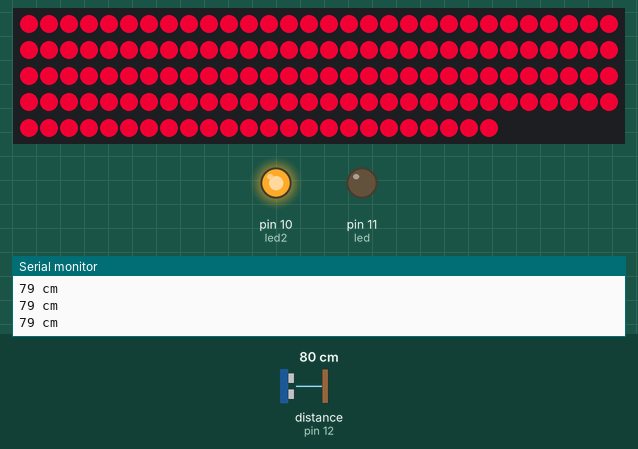
A sketch run on a simulated Arduino Uno, built with avr-gcc and run on an emulated ATmega328P. Parts: 144 RGB LEDs in strip order, left to right, continuing on the next row, output pins drawn as LEDs (lit = HIGH), the last lines printed to the serial monitor. Wiring (inferred from the names in the program): ultrasonic range finder: trigger pin 13; echo pin 12. The inputs (shaded band) are chosen by the test bench; at power-on: distance to the obstacle (sensor on pin 12) 80 cm. The echo pulse lasts 58.3 µs per cm; dim RGB values are drawn brighter than linear; pins used as bus, display or sensor lines are not drawn.

Above: at 1.2 s.
1.3 s: distance to the obstacle (sensor on pin 12) set to 2 cm
At 2.3 s:
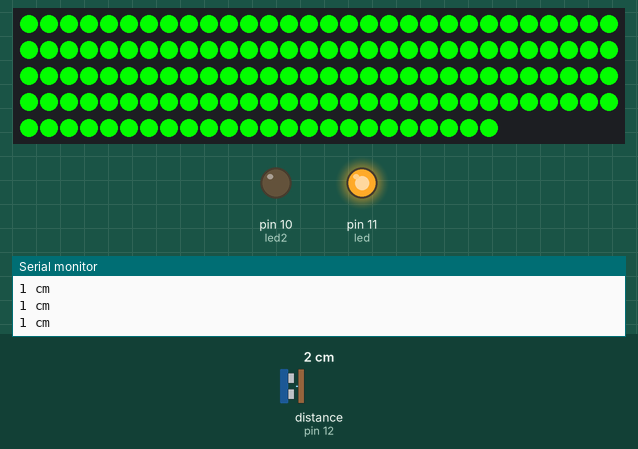
2.8 s: distance to the obstacle (sensor on pin 12) set to 250 cm
At 3.5 s:
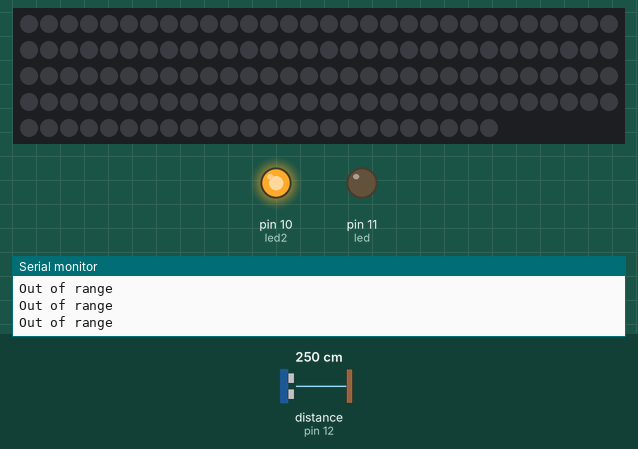
4.4 s: distance to the obstacle (sensor on pin 12) set to 167 cm
At 4.54 s:
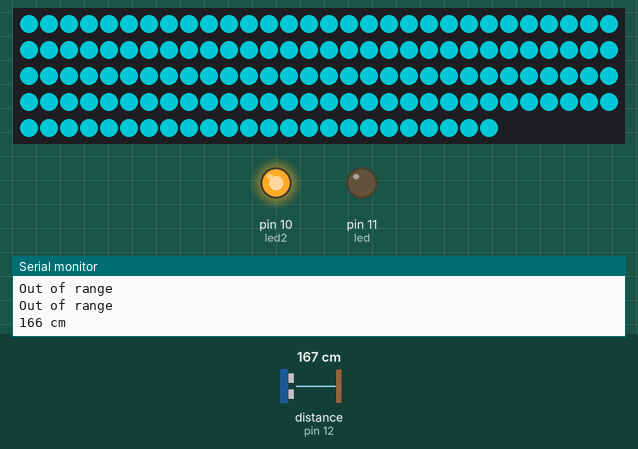
6.4 s: distance to the obstacle (sensor on pin 12) set to 35 cm
At 7.1 s:
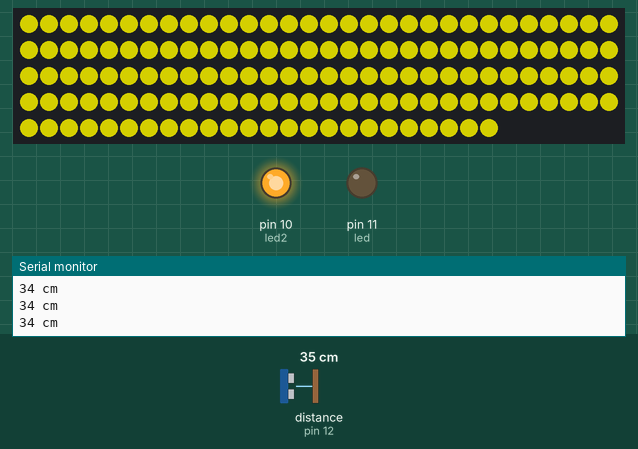
7.9 s: distance to the obstacle (sensor on pin 12) set to 120 cm
At 8.8 s:
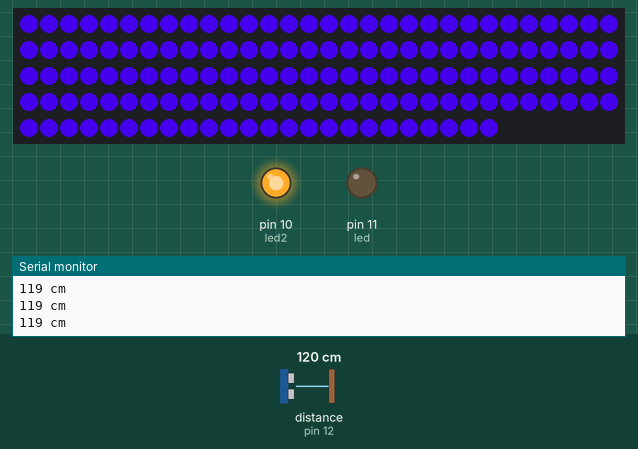
9.4 s: distance to the obstacle (sensor on pin 12) set to 173 cm
At 10.9 s:
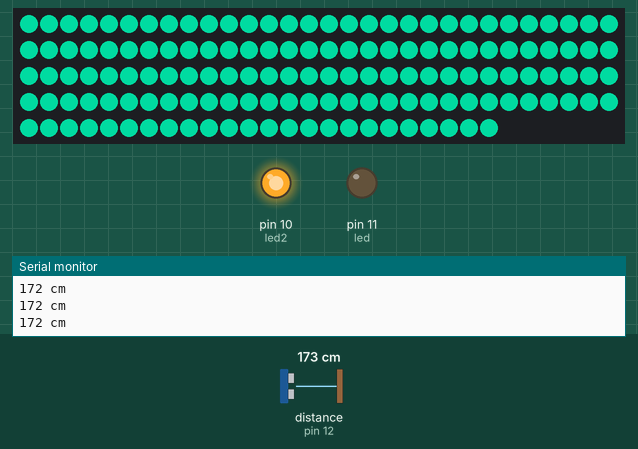
Timing chart, 0 to 12.0 s (numbered marks = the images above; inputs shaded):
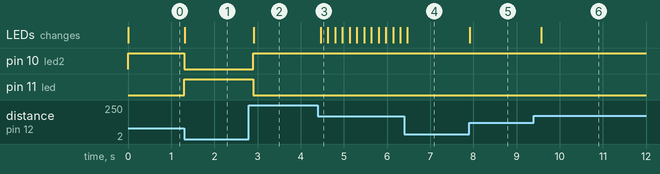

The sketch:

distanceSensor.ino
```cpp
#define trigPin 13
#define echoPin 12
#define led 11
#define led2 10

#define NEO_PIN 7
#define NUM_NEOPIXELS 144
#include <Adafruit_NeoPixel.h>
Adafruit_NeoPixel strip = Adafruit_NeoPixel(NUM_NEOPIXELS, NEO_PIN, NEO_GRB + NEO_KHZ800);


void setup() {
  Serial.begin (9600);
  pinMode(trigPin, OUTPUT);
  pinMode(echoPin, INPUT);
  pinMode(led, OUTPUT);
  pinMode(led2, OUTPUT);
  strip.begin();
}

void loop() {
  long duration, distance;
  digitalWrite(trigPin, LOW);  // Added this line
  delayMicroseconds(2); // Added this line
  digitalWrite(trigPin, HIGH);
//  delayMicroseconds(1000); - Removed this line
  delayMicroseconds(10); // Added this line
  digitalWrite(trigPin, LOW);
  duration = pulseIn(echoPin, HIGH);
  distance = (duration/2) / 29.1;
  if (distance < 4) {  // This is where the LED On/Off happens
    digitalWrite(led,HIGH); // When the Red condition is met, the Green LED should turn off
  digitalWrite(led2,LOW);
}
  else {
    digitalWrite(led,LOW);
    digitalWrite(led2,HIGH);
  }
  if (distance >= 200 || distance <= 0){
    Serial.println("Out of range");
    setColor(0,0,0);
  }
  else {
    Serial.print(distance);
    Serial.println(" cm");
    setColor(Wheel(map(distance, 0, 200, 0, 255)));
  }
  delay(100);
}

void setColor(int R, int G, int B) {
  for(int i = 0; i < NUM_NEOPIXELS; i++) {
    strip.setPixelColor(i, strip.Color(R, G, B));
  }
  strip.show();
  delay(50);
}

void setColor(uint32_t c) {
  for(int i = 0; i < NUM_NEOPIXELS; i++) {
    strip.setPixelColor(i, c);
  }
  strip.show();
  delay(50);
}

uint32_t Wheel(byte WheelPos) {
  if(WheelPos < 85) {
   return strip.Color(WheelPos * 3, 255 - WheelPos * 3, 0);
  } else if(WheelPos < 170) {
   WheelPos -= 85;
   return strip.Color(255 - WheelPos * 3, 0, WheelPos * 3);
  } else {
   WheelPos -= 170;
   return strip.Color(0, WheelPos * 3, 255 - WheelPos * 3);
  }
}
```

Measured:
- after the input at 1.3 s, pin 10 (led2): HIGH → LOW at once; pin 11 (led): LOW → HIGH at once; the LEDs: change at once (image 1)
- after the input at 2.8 s, pin 10 (led2): LOW → HIGH after 0.10 s; pin 11 (led): HIGH → LOW after 0.10 s; the LEDs: change after 0.11 s (image 2)
- after the input at 4.4 s, the LEDs: change after 0.06 s (image 3)
- after the input at 6.4 s, the LEDs: change after 0.07 s (image 4)
- after the input at 7.9 s, the LEDs: change at once (image 5)
- after the input at 9.4 s, the LEDs: change after 0.18 s (image 6)
